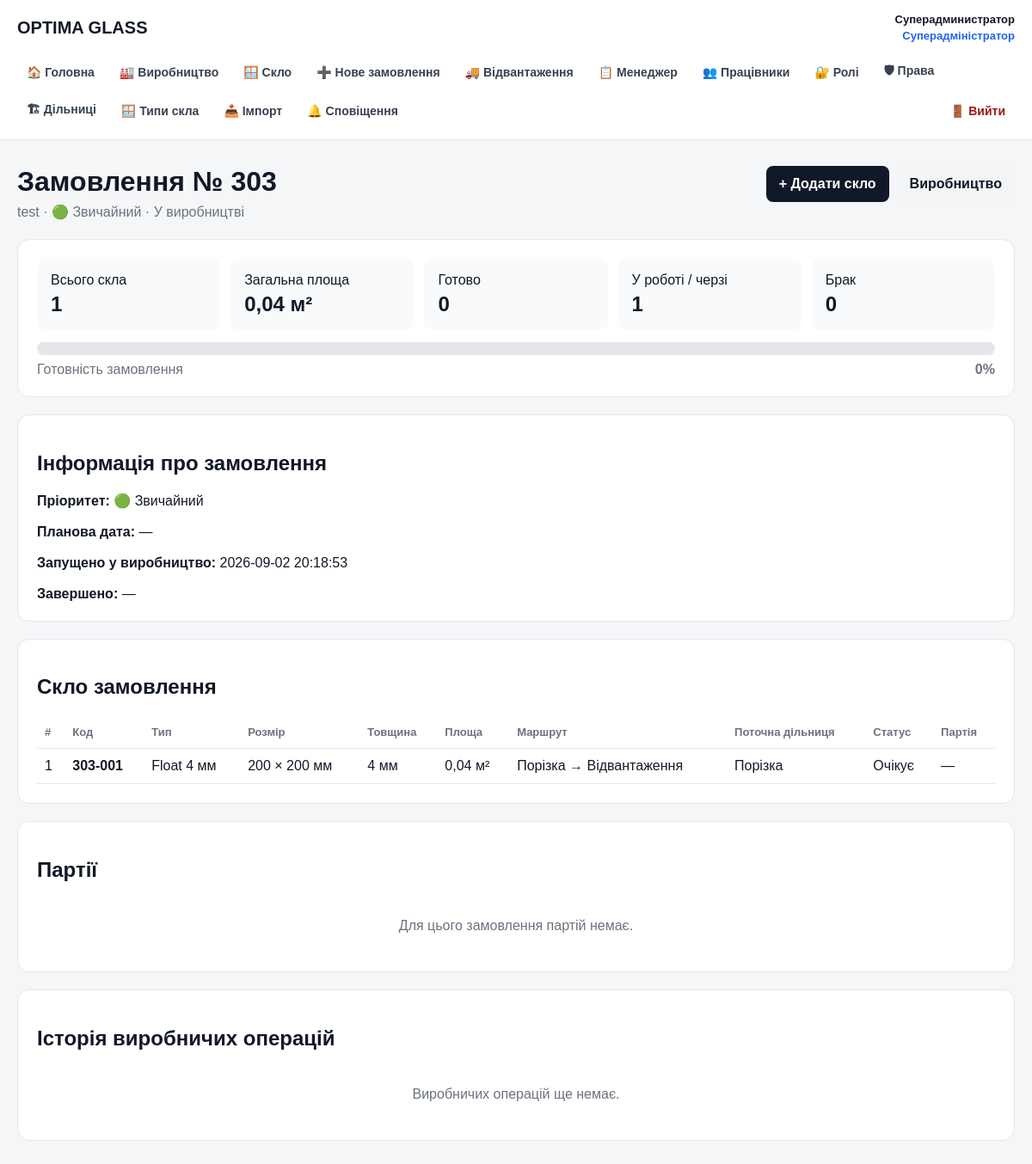
The app's page /order.php?number=303 (signed in), older data.
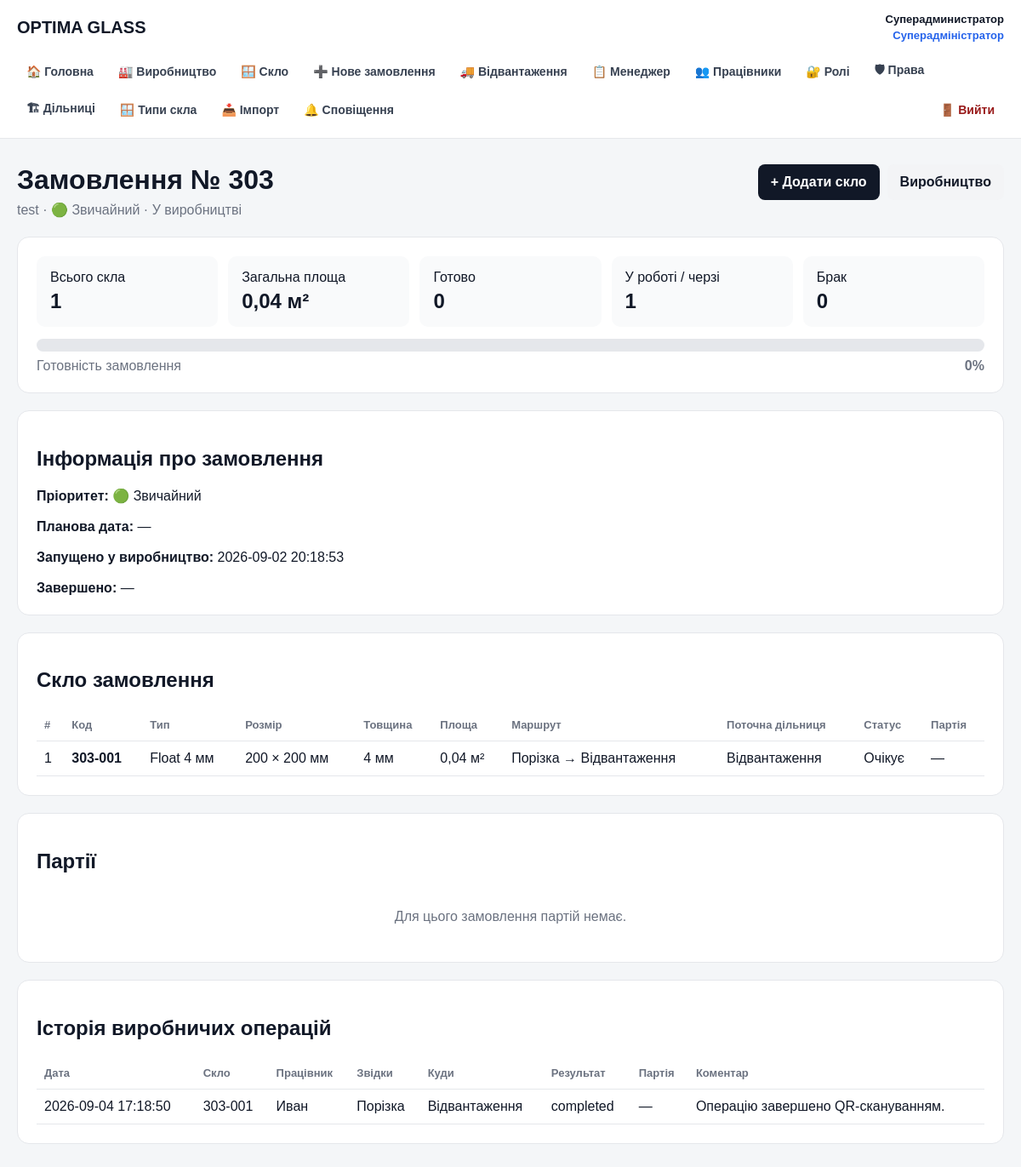
The same page, newer data.
### tables this page shows
CREATE TABLE glass_operations (
    id INTEGER PRIMARY KEY AUTOINCREMENT,

    glass_id INTEGER NOT NULL,
    employee_id INTEGER NOT NULL,

    route_step_id INTEGER,

    operation_type TEXT NOT NULL,

    from_stage TEXT,
    to_stage TEXT,

    result TEXT NOT NULL DEFAULT 'completed',

    comment TEXT,

    created_at TEXT NOT NULL DEFAULT CURRENT_TIMESTAMP, batch_id INTEGER,

    FOREIGN KEY (glass_id) REFERENCES glasses(id),
    FOREIGN KEY (employee_id) REFERENCES users(id),
    FOREIGN KEY (route_step_id) REFERENCES route_steps(id)
);

CREATE TABLE glasses (
        id INTEGER PRIMARY KEY AUTOINCREMENT,
        code TEXT NOT NULL UNIQUE,
        order_number TEXT,
        glass_type TEXT,
        width INTEGER,
        height INTEGER,
        quantity INTEGER NOT NULL DEFAULT 1,
        status TEXT NOT NULL DEFAULT 'created',
        current_location TEXT,
        employee_id INTEGER,
        comment TEXT,
        created_at TEXT NOT NULL DEFAULT CURRENT_TIMESTAMP,
        updated_at TEXT NOT NULL DEFAULT CURRENT_TIMESTAMP, order_id INTEGER, order_item_id INTEGER, thickness REAL, route_id INTEGER, current_step_id INTEGER,
        FOREIGN KEY (employee_id) REFERENCES users(id)
    );

CREATE TABLE users (
        id INTEGER PRIMARY KEY AUTOINCREMENT,
        name TEXT NOT NULL,
        email TEXT NOT NULL UNIQUE,
        password TEXT NOT NULL,
        role TEXT NOT NULL DEFAULT 'employee',
        active INTEGER NOT NULL DEFAULT 1,
        created_at TEXT NOT NULL DEFAULT CURRENT_TIMESTAMP
    , stage_id INTEGER REFERENCES production_stages(id));

### public/order.php (the view, shortened to what the changed rows need)
<?php
require __DIR__ . '/../src/auth.php';
function e(?string $value): string
{
    return htmlspecialchars(
        $value ?? '',
        ENT_QUOTES,
        'UTF-8'
    );
}
function glassStatusLabel(string $status): string
{
    return match ($status) {
        'created' => 'Створено',
        'waiting' => 'Очікує',
        'in_progress' => 'У роботі',
        'completed' => 'Готово',
        'rejected' => 'Брак',
        'rework' => 'Переробка',
        default => $status,
    };
}
function stageLabel(?string $name): string
{
    return match ($name) {
        'Порезка' => 'Порізка',
        'Обработка' => 'Обробка',
        'Закалка' => 'Гартування',
        'Контроль качества' => 'Контроль якості',
        'Упаковка' => 'Пакування',
        'Отгрузка' => 'Відвантаження',
        'Емалит' => 'Емаліт',
        'Триплекс' => 'Триплекс',
        'Брак — Порезка' => 'Брак — Порізка',
        default => $name,
    };
}
$orderNumber =
    trim(
        $_GET['number']
        ?? ''
    );
$orderStmt =
    $db->prepare("
        SELECT
            id,
            order_number,
            customer_name,
            comment,
            status,
            priority,
            planned_date,
            production_started_at,
            production_completed_at,
            created_at,
            updated_at,
            created_by
        FROM orders
        WHERE order_number =
            :order_number
        LIMIT 1
    ");
$orderStmt->execute([
    ':order_number' =>
        $orderNumber,
]);
$order =
    $orderStmt->fetch(
        PDO::FETCH_ASSOC
    );
$orderId =
    (int)
    $order['id'];
$glassesStmt =
    $db->prepare("
        SELECT
            g.id,
            g.code,
            g.glass_type,
            g.thickness,
            g.width,
            g.height,
            g.quantity,
            g.status,
            g.current_location,
            g.current_step_id,
            g.route_id,
            g.created_at,
            g.updated_at,
            r.name AS route_name,
            rs.step_number,
            rs.name AS current_stage,
            (
                SELECT pb.id
                FROM production_batch_items pbi
                JOIN production_batches pb
                    ON pb.id =
                        pbi.batch_id
                WHERE pbi.glass_id =
                    g.id
                  AND pb.status IN (
                      'created',
                      'in_progress'
                  )
                ORDER BY pb.id DESC
                LIMIT 1
            )
                AS active_batch_id
        FROM glasses g
        LEFT JOIN routes r
            ON r.id =
                g.route_id
        LEFT JOIN route_steps rs
            ON rs.id =
                g.current_step_id
        WHERE g.order_id =
            :order_id
        ORDER BY g.id
    ");
$glassesStmt->execute([
    ':order_id' =>
        $orderId,
]);
$glasses =
    $glassesStmt->fetchAll(
        PDO::FETCH_ASSOC
    );
$operationsStmt =
    $db->prepare("
        SELECT
            go.id,
            go.glass_id,
            go.employee_id,
            go.route_step_id,
            go.operation_type,
            go.from_stage,
            go.to_stage,
            go.result,
            go.comment,
            go.created_at,
            go.batch_id,
            g.code AS glass_code,
            u.name AS employee_name
        FROM glass_operations go
        JOIN glasses g
            ON g.id =
                go.glass_id
        LEFT JOIN users u
            ON u.id =
                go.employee_id
        WHERE g.order_id =
            :order_id
        ORDER BY
            go.id DESC
        LIMIT 100
    ");
$operationsStmt->execute([
    ':order_id' =>
        $orderId,
]);
$operations =
    $operationsStmt->fetchAll(
        PDO::FETCH_ASSOC
    );
?>
<!DOCTYPE html>
<html lang="uk">
<head>
</head>
<body>
<main class="page">
    <header class="page-header">
        <div>
            <h1>
                Замовлення №
                <?= e(
                    $order[
                        'order_number'
                    ]
                ) ?>
            </h1>
        </div>
    </header>
    <section class="card">
        <h2>
            Інформація про замовлення
        </h2>
    </section>
    <section class="card">
        <h2>
            Скло замовлення
        </h2>
        <?php if (
            !$glasses
        ): ?>
            <div class="empty">
                У замовленні ще немає скла.
            </div>
        <?php else: ?>
            <div class="table-wrap">
                <table>
                    <thead>
                        <tr>
                            <th>#</th>
                            <th>Код</th>
                            <th>Тип</th>
                            <th>Розмір</th>
                            <th>Товщина</th>
                            <th>Площа</th>
                            <th>Маршрут</th>
                            <th>Поточна дільниця</th>
                            <th>Статус</th>
                            <th>Партія</th>
                        </tr>
                    </thead>
                    <tbody>
                    <?php foreach (
                        $glasses
                        as $index =>
                            $glass
                    ): ?>
                        <?php
                        $glassArea =
                            (
                                (int)
                                $glass['width']
                                *
                                (int)
                                $glass['height']
                                *
                                max(
                                    1,
                                    (int)
                                    $glass['quantity']
                                )
                            )
                            / 1000000;
                        $statusClass =
                            $glass['status']
                            === 'rejected'
                                ? 'status-rejected'
                                : (
                                    $glass['status']
                                    === 'completed'
                                        ? 'status-completed'
                                        : ''
                                );
                        ?>
                        <tr>
                            <td>
                                <?= $index + 1 ?>
                            </td>
                            <td>
                                <strong>
                                    <?= e(
                                        $glass[
                                            'code'
                                        ]
                                    ) ?>
                                </strong>
                            </td>
                            <td>
                                <?= e(
                                    $glass[
                                        'glass_type'
                                    ]
                                    ?? '—'
                                ) ?>
                            </td>
                            <td>
                                <?= (int)
                                    $glass[
                                        'width'
                                    ] ?>
                                ×
                                <?= (int)
                                    $glass[
                                        'height'
                                    ] ?>
                                мм
                            </td>
                            <td>
                                <?= $glass[
                                    'thickness'
                                ] !== null
                                    ? e(
                                        (string)
                                        $glass[
                                            'thickness'
                                        ]
                                    ) . ' мм'
                                    : '—'
                                ?>
                            </td>
                            <td>
                                <?= number_format(
                                    $glassArea,
                                    2,
                                    ',',
                                    ' '
                                ) ?>
                                м²
                            </td>
                            <td>
                                <?= e(
                                    $glass[
                                        'route_name'
                                    ]
                                    ?? '—'
                                ) ?>
                            </td>
                            <td>
                                <?= e(
                                    stageLabel(
                                        $glass[
                                            'current_location'
                                        ]
                                    )
                                ) ?>
                            </td>
                            <td
                                class="<?= e(
                                    $statusClass
                                ) ?>"
                            >
                                <?= e(
                                    glassStatusLabel(
                                        $glass[
                                            'status'
                                        ]
                                    )
                                ) ?>
                            </td>
                            <td>
                                <?php if (
                                    $glass[
                                        'active_batch_id'
                                    ] !== null
                                ): ?>
                                    Партія №
                                    <?= (int)
                                        $glass[
                                            'active_batch_id'
                                        ] ?>
                                <?php else: ?>
                                    —
                                <?php endif; ?>
                            </td>
                        </tr>
                    <?php endforeach; ?>
                    </tbody>
                </table>
            </div>
        <?php endif; ?>
    </section>
    <section class="card">
        <h2>
            Партії
        </h2>
    </section>
    <section class="card">
        <h2>
            Історія виробничих операцій
        </h2>
        <?php if (
            !$operations
        ): ?>
            <div class="empty">
                Виробничих операцій
                ще немає.
            </div>
        <?php else: ?>
            <div class="table-wrap">
                <table>
                    <thead>
                        <tr>
                            <th>Дата</th>
                            <th>Скло</th>
                            <th>Працівник</th>
                            <th>Звідки</th>
                            <th>Куди</th>
                            <th>Результат</th>
                            <th>Партія</th>
                            <th>Коментар</th>
                        </tr>
                    </thead>
                    <tbody>
                    <?php foreach (
                        $operations
                        as $operation
                    ): ?>
                        <tr>
                            <td>
                                <?= e(
                                    $operation[
                                        'created_at'
                                    ]
                                ) ?>
                            </td>
                            <td>
                                <?= e(
                                    $operation[
                                        'glass_code'
                                    ]
                                ) ?>
                            </td>
                            <td>
                                <?= e(
                                    $operation[
                                        'employee_name'
                                    ]
                                    ?? '—'
                                ) ?>
                            </td>
                            <td>
                                <?= e(
                                    stageLabel(
                                        $operation[
                                            'from_stage'
                                        ]
                                    )
                                ) ?>
                            </td>
                            <td>
                                <?= e(
                                    stageLabel(
                                        $operation[
                                            'to_stage'
                                        ]
                                    )
                                ) ?>
                            </td>
                            <td>
                                <?= e(
                                    $operation[
                                        'result'
                                    ]
                                ) ?>
                            </td>
                            <td>
                                <?= $operation[
                                    'batch_id'
                                ] !== null
                                    ? '№'
                                        . (int)
                                        $operation[
                                            'batch_id'
                                        ]
                                    : '—'
                                ?>
                            </td>
                            <td>
                                <?= e(
                                    $operation[
                                        'comment'
                                    ]
                                    ?? '—'
                                ) ?>
                            </td>
                        </tr>
                    <?php endforeach; ?>
                    </tbody>
                </table>
            </div>
        <?php endif; ?>
    </section>
</main>
</body>
</html>

Row changes from the older to the newer data that the page shows:
added glass_operations: created_at "2026-09-04 17:18:50", glass.code "303-001", employee.name "Иван", from_stage "Порізка", to_stage "Відвантаження", result "completed", comment "Операцію завершено QR-скануванням."
Text that changed along with them:
new list line: "1 303-001 Float 4 мм 200 × 200 мм 4 мм 0,04 м² Порізка → Відвантаження Відвантаження Очікує —"
text no longer shown: "Виробничих операцій ще немає."
text now shown: "Дата Скло Працівник Звідки Куди Результат Партія Коментар"
list line gone: "1 303-001 Float 4 мм 200 × 200 мм 4 мм 0,04 м² Порізка → Відвантаження Порізка Очікує —"
